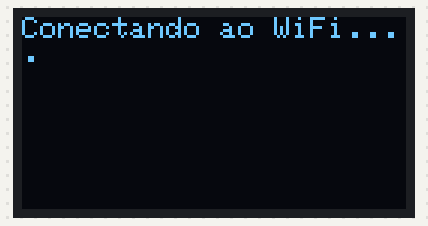
A sketch run on a simulated ESP32. On the bench: 128×64 one-colour display. WiFi joins after 1.5 s; servers stay silent unless stated; the local clock reads 2024-03-15 10:24:30 at power-on unless the sketch sets it; what the sketch prints to the serial monitor is not drawn.

Above: at 0.6 s.
At 1.7 s:
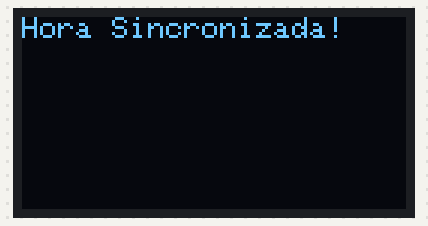
At 3.8 s:
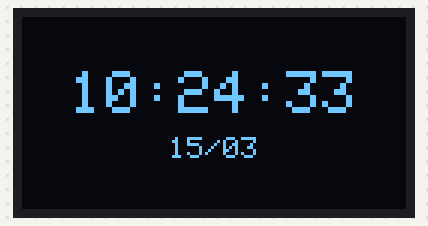
At 12.0 s:
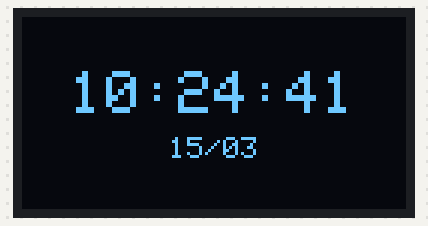
At 21.2 s:
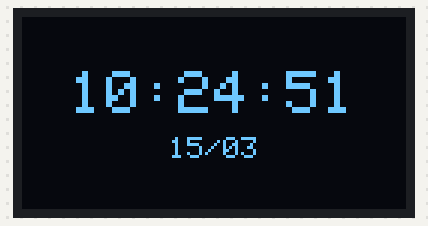
At 38.6 s:
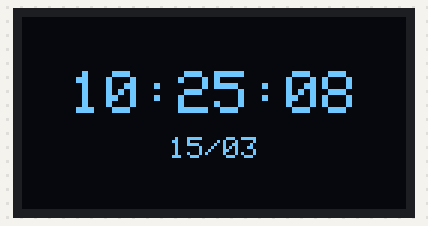

The sketch:

Clock_esp32.ino
```cpp
#include <Wire.h>
#include <Adafruit_GFX.h>
#include <Adafruit_SSD1306.h>
#include <WiFi.h>
#include "time.h" // <-- BIBLIOTECA DE HORA

// --- CONFIGURAÇÃO DO WIFI ---
const char* ssid = "CHRYSTHIAN_EXT";
const char* password = "7366712361883681";
// --- FIM DA CONFIGURAÇÃO DO WIFI ---

// --- CONFIGURAÇÃO NTP (HORA PELA INTERNET) ---
const char* ntpServer = "pool.ntp.org";
const long  gmtOffset_sec = -10800; // GMT-3 (Rio/Brasília) = -3 * 3600
const int   daylightOffset_sec = 0;   // Brasil não usa horário de verão
// --- FIM DA CONFIGURAÇÃO NTP ---

// --- CONFIGURAÇÕES DO DISPLAY (JÁ CORRETAS) ---
#define SDA_PIN 5
#define SCL_PIN 4
#define I2C_ADDRESS 0x3C
#define SCREEN_WIDTH 128
#define SCREEN_HEIGHT 64
#define OLED_RESET -1
// --- Fim das Configurações ---

Adafruit_SSD1306 display(SCREEN_WIDTH, SCREEN_HEIGHT, &Wire, OLED_RESET);
struct tm timeinfo; // Estrutura para armazenar a hora

void setup() {
  Serial.begin(115200);

  // 1. INICIA O DISPLAY
  Wire.begin(SDA_PIN, SCL_PIN);
  if (!display.begin(SSD1306_SWITCHCAPVCC, I2C_ADDRESS)) {
    Serial.println(F("Falha ao iniciar SSD1306"));
    while (true);
  }

  // 2. MOSTRA "CONECTANDO..." NO DISPLAY
  display.clearDisplay();
  display.setTextSize(1);
  display.setTextColor(SSD1306_WHITE);
  display.setCursor(0,0);
  display.println("Conectando ao WiFi...");
  display.display();
  Serial.println("Conectando ao WiFi...");

  // 3. CONECTA AO WIFI
  WiFi.begin(ssid, password);
  while (WiFi.status() != WL_CONNECTED) {
    delay(500);
    Serial.print(".");
    display.print(".");
    display.display();
  }

  // 4. MOSTRA QUE CONECTOU E BUSCA HORA
  Serial.println("\nConectado!");
  display.clearDisplay();
  display.setCursor(0,0);
  display.println("Conectado!");
  display.println(WiFi.localIP());
  display.println("Buscando hora...");
  display.display();

  // 5. INICIA O CLIENTE DE HORA (NTP)
  configTime(gmtOffset_sec, daylightOffset_sec, ntpServer);

  // Espera a hora ser sincronizada
  while (!getLocalTime(&timeinfo)) {
    Serial.println("Aguardando sincronia da hora...");
    delay(1000);
  }

  // 6. MOSTRA AVISO DE SUCESSO
  display.clearDisplay();
  display.setCursor(0,0);
  display.println("Hora Sincronizada!");
  display.display();
  delay(2000);
}

void loop() {
  // 1. Tenta obter a hora
  if (!getLocalTime(&timeinfo)) {
    Serial.println("Falha ao obter hora");
    display.clearDisplay();
    display.setTextSize(1);
    display.setTextColor(SSD1306_WHITE); // <-- CORRIGIDO AQUI
    display.setCursor(0,0);
    display.println("Erro ao ler hora!");
    display.display();
    delay(1000);
    return; // Tenta de novo no próximo loop
  }

  // 2. Formata as strings de HORA e DATA
  char timeString[10]; // Buffer para "HH:MM:SS\0"
  sprintf(timeString, "%02d:%02d:%02d",
          timeinfo.tm_hour,
          timeinfo.tm_min,
          timeinfo.tm_sec);

  char dateString[6]; // Buffer para "DD/MM\0"
  sprintf(dateString, "%02d/%02d",
          timeinfo.tm_mday,
          timeinfo.tm_mon + 1); // +1 porque os meses são de 0-11

  // 3. Limpa o display
  display.clearDisplay();
  display.setTextColor(SSD1306_WHITE); // Já estava correto aqui

  // 4. Desenha a HORA (Tamanho 2, Centralizada)
  display.setTextSize(2);
  int16_t x1_time, y1_time;
  uint16_t w_time, h_time;
  display.getTextBounds(timeString, 0, 0, &x1_time, &y1_time, &w_time, &h_time);
  int x_pos_time = (SCREEN_WIDTH - w_time) / 2;
  int y_pos_time = 18; // Posição Y (mais para cima)

  display.setCursor(x_pos_time, y_pos_time);
  display.print(timeString);

  // 5. Desenha a DATA (Tamanho 1, Centralizada)
  display.setTextSize(1);
  int16_t x1_date, y1_date;
  uint16_t w_date, h_date;
  display.getTextBounds(dateString, 0, 0, &x1_date, &y1_date, &w_date, &h_date);
  int x_pos_date = (SCREEN_WIDTH - w_date) / 2;
  int y_pos_date = 40; // Posição Y (abaixo da hora)

  display.setCursor(x_pos_date, y_pos_date);
  display.print(dateString);

  // 7. Envia tudo para o display
  display.display();

  delay(1000); // Atualiza a cada 1 segundo
}
```

Measured:
- what the display in image 1 shows lasts 2.0 s, from 1.7 s to 3.7 s
- what the display in image 2 shows lasts 1.0 s, from 3.7 s to 4.7 s
